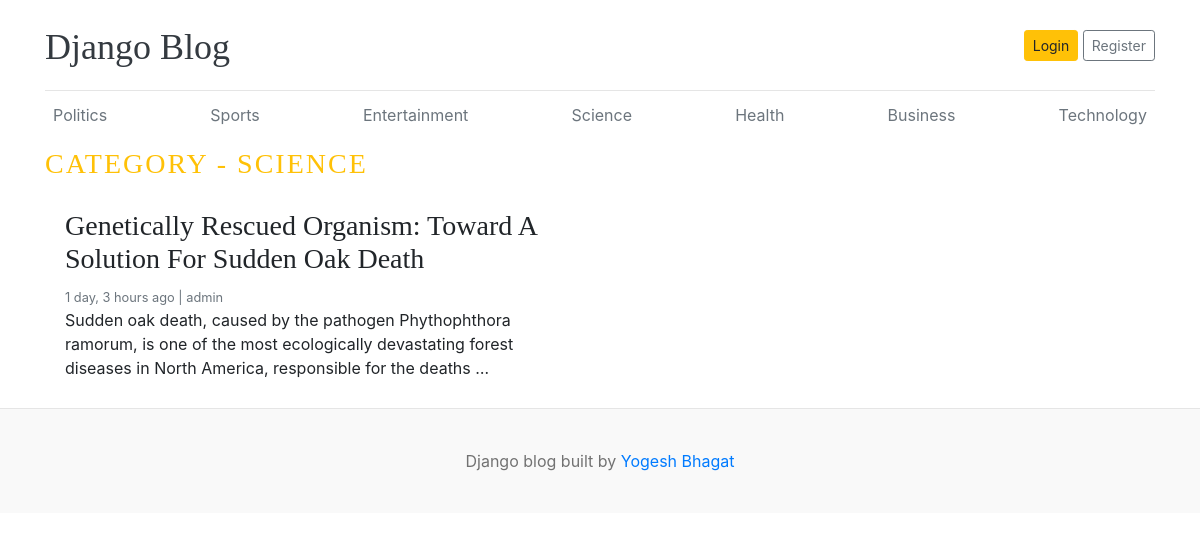
The app's page /blog/4/ with its own data.
### blogs/models.py (models this page shows, shortened)
class Category(models.Model):
    category_name = models.CharField(max_length=50)
    created_at = models.DateTimeField(auto_now_add=True)
    updated_at = models.DateTimeField(auto_now = True)
    class Meta:
        verbose_name_plural = 'Categories'
    def __str__(self):
        return self.category_name

class Blog(models.Model):
    title = models.CharField(max_length=100)
    slug = models.SlugField(max_length=150, unique=True, blank=True)
    category = models.ForeignKey(Category, on_delete=models.CASCADE)
    author = models.ForeignKey(User, on_delete=models.CASCADE)
    image = models.ImageField(upload_to='uploads/%Y/%m/%d')
    short_description = models.TextField(max_length=200)
    blog_body = models.TextField(max_length=2000)
    status = models.CharField(max_length=20, choices=STATUS_CHOICES, default='Draft')
    is_featured = models.BooleanField(default=False)
    created_at = models.DateTimeField(auto_now_add=True)
    updated_at = models.DateTimeField(auto_now=True)

### blogs/views.py (the view)
# urls.py: path('<int:category_id>/', views.blogs_by_category, name='blogs_by_category')
def blogs_by_category(request, category_id):
    blogs = Blog.objects.filter(category = category_id, status='Published').order_by('-created_at')
    category = get_object_or_404(Category, id=category_id)
    context = {
        'blogs':blogs,
        'category':category,
    }
    return render (request, 'blogs_by_category.html', context)

### blogs/context_processors.py (called while the page is built)
def get_categories(request):
    categories = Category.objects.all()
    return dict(categories=categories)

### templates/blogs_by_category.html (shortened to what this page needs)
{% extends 'base.html' %}
{% block content %}
{% if blogs %}
  <h3 class="text-uppercase text-warning" style="letter-spacing: 2px;">Category - {{category}}</h3>
    <div class="row mb-2">
      {% for blog in blogs %}
        <div class="col-md-6">
          <div class="card border-0" >
            <div class="card-body">
              <h3>{{blog.title}}</h3>
              <small class="mb-1 text-muted">{{blog.created_at | timesince}} ago | {{blog.author}}</small>
              <p class="card-text">{{blog.short_description | truncatewords:25}}</p>
            </div>
          </div>
        </div>
      {% endfor %}
{% else %}
  <h3 class="text-uppercase text-warning" style="letter-spacing: 2px;" >No blogs found.</h3>
{% endif %}
  </div>
    </div>
{% endblock %}

### templates/base.html (shortened to what this page needs)
{% load static %}
<!DOCTYPE html>
<html lang="en">
<head>
    <link href="https://getbootstrap.com/docs/4.0/dist/css/bootstrap.min.css" rel="stylesheet">
    <link href="{% static 'css/blog.css' %}" rel="stylesheet">
  </head>
<body>
    <div class="container">
      <header class="blog-header py-3">
        <div class="row flex-nowrap justify-content-between align-items-center">
          <div class="col-8 pt-1">
            <a class="blog-header-logo text-dark" href="/">Django Blog</a>
          </div>
          <div class="col-4 d-flex justify-content-end align-items-center">
            <a class="btn btn-sm btn-warning" href="#">Login</a> &nbsp;
            <a class="btn btn-sm btn-outline-secondary" href="#">Register</a>
          </div>
        </div>
      </header>
      <div class="nav-scroller py-1 mb-2">
        <nav class="nav d-flex justify-content-between">
          {% for category in categories %}
          <a class="p-2 text-muted" href="{%url 'blogs_by_category' category.id%}">{{category.category_name}}</a>
          {% endfor %}
        </nav>
      </div>
{% block content %}
{% endblock %}
<footer class="blog-footer">
  <p>Django blog built  by <a href="#">Yogesh Bhagat</a></p>
</footer>
</body>
</html>

### blog_main/static/css/blog.css (style rules this page uses)
.blog-header { border-bottom: 1px solid #e5e5e5; }
.blog-header-logo { font-family: "Playfair Display", Georgia, "Times New Roman", serif; font-size: 2.25rem; }
h1, h2, h3, h4, h5, h6 { font-family: "Playfair Display", Georgia, "Times New Roman", serif; }
.blog-footer { padding: 2.5rem 0; color: #727272; text-align: center; background-color: #f9f9f9; border-top: .05rem solid #e5e5e5; }
.blog-footer p:last-child { margin-bottom: 0; }

### records on screen
Category: category_name "Politics"
Category: category_name "Sports"
Category: category_name "Entertainment"
Category: category_name "Science", category_name "SCIENCE"
Category: category_name "Health"
Category: category_name "Business"
Category: category_name "Technology"
Blog: title "Genetically Rescued Organism: Toward A Solution For Sudden Oak Death", created_at "1 day, 3 hours", author "admin", short_description "Sudden oak death, caused by the pathogen Phythophthora ramorum, is one of the most ecologically devastating forest diseases in North America, responsible for the deaths …"
